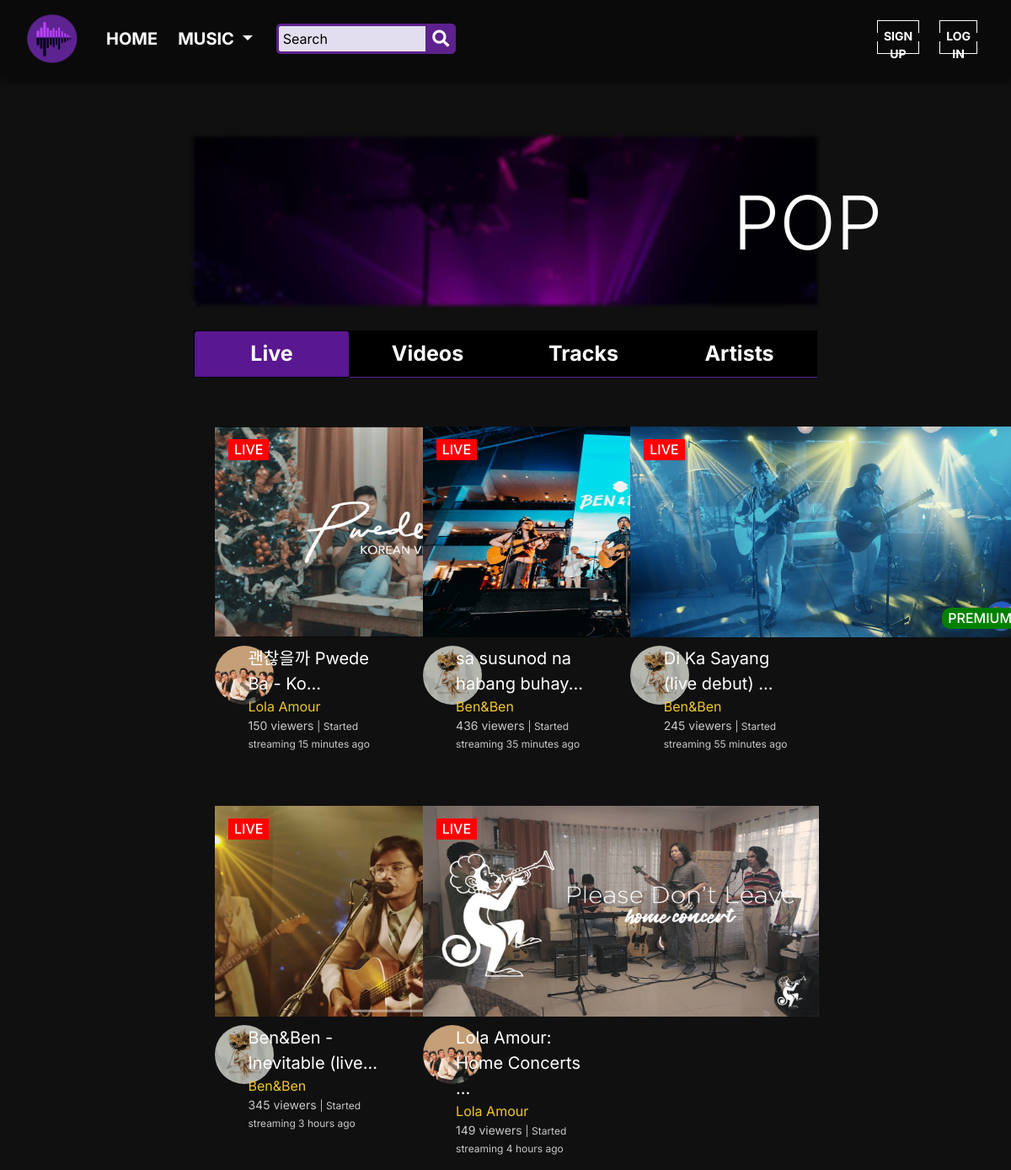
/pop.php, run on the app's committed database.
### tables this page shows
CREATE TABLE `livestreams` (
  `stream_id` int(11) NOT NULL,
  `status` varchar(255) NOT NULL,
  `category` varchar(255) NOT NULL,
  `title` varchar(455) NOT NULL,
  `musician_id` int(11) NOT NULL,
  `viewer_cnt` varchar(255) NOT NULL,
  `stream_time` varchar(455) NOT NULL,
  `stream_src` varchar(355) DEFAULT NULL,
  `thumbnail` varchar(455) DEFAULT NULL,
  `price` varchar(255) NOT NULL
);

CREATE TABLE `musician` (
  `musician_id` int(11) NOT NULL,
  `username` varchar(455) NOT NULL,
  `about` text NOT NULL,
  `profile_pic` varchar(455) NOT NULL,
  `type` varchar(255) DEFAULT NULL,
  `followers` int(11) DEFAULT NULL
);

### pop.php (the view, shortened to what the rows shown need)
<!DOCTYPE html>
<html lang="en">
  <head>
    <link rel="stylesheet" href="https://stackpath.bootstrapcdn.com/bootstrap/4.5.2/css/bootstrap.min.css">
    <link rel="stylesheet" href="https://use.fontawesome.com/releases/v5.13.1/css/all.css">
    <link href="https://cdnjs.cloudflare.com/ajax/libs/slick-carousel/1.8.1/slick.css" rel="stylesheet">
    <link href="https://cdnjs.cloudflare.com/ajax/libs/slick-carousel/1.8.1/slick-theme.css" rel="stylesheet">
    <link rel="stylesheet" type="text/css" href="css/app1.css">
    <link rel="stylesheet" type="text/css" href="css/app2.css">
    <link rel="stylesheet" type="text/css" href="css/app3.css">
    <link rel="stylesheet" type="text/css" href="css/app4.css">
    <link rel="stylesheet" type="text/css" href="css/app5.css">
    <link rel="stylesheet" type="text/css" href="css/style.css">
    <link rel="stylesheet" type="text/css" href="css/style1.css">
     <link rel="stylesheet" type="text/css" href="css/style2.css">
     <link rel="stylesheet" type="text/css" href="css/footer.css">
  </head>
  <body>
 <div>
    <div class="custom-container" style="position: absolute; margin-top: -150px;">
       <h1 class="display-2" style=" margin-left: 640px; ">POP</h1>
    </div>
  </div>
    <div class="tab-content" id="myTabContent">
    <div class="tab-pane fade show active" id="live" role="tabpanel" aria-labelledby="live-tab">
  <div class="row custom-container" style="display: flex;">
   <?php
      $streams = [];
      $servername = "localhost";
      $db_username = "root";
      $db_password = "";
      $database = "mellofi";
      $conn = mysqli_connect($servername, $db_username, $db_password, $database);
      $sql_stream = "
      SELECT
         *
         FROM
          `livestreams`
         INNER JOIN
          `musician`
         ON
          `livestreams`.musician_id = `musician`.musician_id
        INNER JOIN
          `genre`
          ON
          `genre`.stream_id = `livestreams`.stream_id
         WHERE
          `genre`.genre = 'pop'
          ORDER BY
          `livestreams`.stream_id ASC
      ";
      $result_stream = mysqli_query($conn, $sql_stream);
          while ($row = mysqli_fetch_assoc($result_stream)) {
            array_push($streams, $row);
          }
          $count_stream = mysqli_num_rows($result_stream);
          if ($count_stream > 0) {
                for ($index = 0; $index < count($streams); $index++) {
                    if (strlen($streams[$index]["title"]) < 27) {
                        if ($streams[$index]["status"] == "live") {
                          if ($streams[$index]["price"] == "premium") {
             echo '
               <div class="col-4 mt-5">
                 <div style="margin-left: 10px">
                 <a href="livestream.php?stream_id='.$streams[$index]["stream_id"].'">
                  <img src="upload/images/'.$streams[$index]["thumbnail"].'" class="thumbnail">
                   <h6 style="position: absolute; margin-top: -235px; margin-left: 16px; background-color: red; padding-left: 7px; padding-right: 7px; padding-top: 3px; padding-bottom: 3px; color: white">LIVE</h6>
                   <h6 style="position: absolute; margin-top: -35px; margin-left: 370px; background-color: green; padding-left: 7px; padding-right: 7px; padding-top: 3px; padding-bottom: 3px; color: white; border-radius: 10px">PREMIUM</h6>
                  </a>
                          <div class="row" style="margin-top: 10px">
                    <div class="col-2">
                    <a href="profile.php?musician_id='.$streams[$index]["musician_id"].'">
                      <img src="upload/images/'.$streams[$index]["profile_pic"].'" class="profile-pic">
                      </a>
                    </div>
                    <div class="col-10" style="text-align: left !important">
                     <a href="livestream.php?stream_id='.$streams[$index]["stream_id"].'" class="stream-txt" style="color: white">' . $streams[$index]["title"] . '</a>
                     <br>
                   <a href="profile.php?musician_id='.$streams[$index]["musician_id"].'"class="user-live">'.$streams[$index]["username"].'</a>
                   <p class="viewer-cnt">'.$streams[$index]["viewer_cnt"].' viewers <span style="font-size: 12px;">| Started streaming '.$streams[$index]["stream_time"].' ago<span></p>
                    </div>
                  </div>
                </div>
            </div>';
                          } else {
             echo '
               <div class="col-4 mt-5">
                 <div style="margin-left: 10px">
                 <a href="livestream.php?stream_id='.$streams[$index]["stream_id"].'">
                  <img src="upload/images/'.$streams[$index]["thumbnail"].'" class="thumbnail">
                   <h6 style="position: absolute; margin-top: -235px; margin-left: 16px; background-color: red; padding-left: 7px; padding-right: 7px; padding-top: 3px; padding-bottom: 3px; color: white">LIVE</h6>
                  </a>
                          <div class="row" style="margin-top: 10px">
                    <div class="col-2">
                    <a href="profile.php?musician_id='.$streams[$index]["musician_id"].'">
                      <img src="upload/images/'.$streams[$index]["profile_pic"].'" class="profile-pic">
                      </a>
                    </div>
                    <div class="col-10" style="text-align: left !important">
                     <a href="livestream.php?stream_id='.$streams[$index]["stream_id"].'" class="stream-txt" style="color: white">' . $streams[$index]["title"] . '</a>
                     <br>
                   <a href="profile.php?musician_id='.$streams[$index]["musician_id"].'"class="user-live">'.$streams[$index]["username"].'</a>
                   <p class="viewer-cnt">'.$streams[$index]["viewer_cnt"].' viewers <span style="font-size: 12px;">| Started streaming '.$streams[$index]["stream_time"].' ago<span></p>
                    </div>
                  </div>
                </div>
            </div>';
                          }
                        } else {
                             if ($streams[$index]["price"] == "premium") {
                                  echo '
                       <div class="col-4 mt-5">
                         <div style="margin-left: 10px">
                         <a href="livestream.php?stream_id='.$streams[$index]["stream_id"].'">
                          <img src="upload/images/'.$streams[$index]["thumbnail"].'" class="thumbnail">
                            <h6 style="position: absolute; margin-top: -35px; margin-left: 370px; background-color: green; padding-left: 7px; padding-right: 7px; padding-top: 3px; padding-bottom: 3px; color: white; border-radius: 10px">PREMIUM</h6>
                          </a>
                                  <div class="row" style="margin-top: 10px">
                            <div class="col-2">
                            <a href="profile.php?musician_id='.$streams[$index]["musician_id"].'">
                              <img src="upload/images/'.$streams[$index]["profile_pic"].'" class="profile-pic">
                              </a>
                            </div>
                            <div class="col-10" style="text-align: left !important">
                             <a href="livestream.php?stream_id='.$streams[$index]["stream_id"].'" class="stream-txt" style="color: white">' . $streams[$index]["title"] . '</a>
                             <br>
                           <a href="profile.php?musician_id='.$streams[$index]["musician_id"].'"class="user-live">'.$streams[$index]["username"].'</a>
                           <p class="viewer-cnt">'.$streams[$index]["viewer_cnt"].' viewers <span style="font-size: 12px;">| Started streaming '.$streams[$index]["stream_time"].' ago<span></p>
                            </div>
                          </div>
                        </div>
                    </div>';
                             } else {
                                  echo '
                       <div class="col-4 mt-5">
                         <div style="margin-left: 10px">
                         <a href="livestream.php?stream_id='.$streams[$index]["stream_id"].'">
                          <img src="upload/images/'.$streams[$index]["thumbnail"].'" class="thumbnail">
                          </a>
                                  <div class="row" style="margin-top: 10px">
                            <div class="col-2">
                            <a href="profile.php?musician_id='.$streams[$index]["musician_id"].'">
                              <img src="upload/images/'.$streams[$index]["profile_pic"].'" class="profile-pic">
                              </a>
                            </div>
                            <div class="col-10" style="text-align: left !important">
                             <a href="livestream.php?stream_id='.$streams[$index]["stream_id"].'" class="stream-txt" style="color: white">' . $streams[$index]["title"] . '</a>
                             <br>
                           <a href="profile.php?musician_id='.$streams[$index]["musician_id"].'"class="user-live">'.$streams[$index]["username"].'</a>
                           <p class="viewer-cnt">'.$streams[$index]["viewer_cnt"].' viewers <span style="font-size: 12px;">| Started streaming '.$streams[$index]["stream_time"].' ago<span></p>
                            </div>
                          </div>
                        </div>
                    </div>';
                             }
                        }
                    } else {
                        if ($streams[$index]["status"] == "live") {
                           if ($streams[$index]["price"] == "premium") {
              echo '
               <div class="col-4 mt-5">
                 <div style="margin-left: 10px">
                 <a href="livestream.php?stream_id='.$streams[$index]["stream_id"].'">
                  <img src="upload/images/'.$streams[$index]["thumbnail"].'" class="thumbnail">
                 <h6 style="position: absolute; margin-top: -235px; margin-left: 16px; background-color: red; padding-left: 7px; padding-right: 7px; padding-top: 3px; padding-bottom: 3px; color: white">LIVE</h6>
                    <h6 style="position: absolute; margin-top: -35px; margin-left: 370px; background-color: green; padding-left: 7px; padding-right: 7px; padding-top: 3px; padding-bottom: 3px; color: white; border-radius: 10px">PREMIUM</h6>
                  </a>
                          <div class="row" style="margin-top: 10px">
                    <div class="col-2">
                    <a href="profile.php?musician_id='.$streams[$index]["musician_id"].'">
                      <img src="upload/images/'.$streams[$index]["profile_pic"].'" class="profile-pic">
                      </a>
                    </div>
                    <div class="col-10" style="text-align: left !important">
                     <a href="livestream.php?stream_id='.$streams[$index]["stream_id"].'" class="stream-txt" style="color: white" title="'.$streams[$index]["title"].'">' . substr($streams[$index]["title"], 0, 26) . '... </a>
                     <br>
                   <a href="profile.php?musician_id='.$streams[$index]["musician_id"].'"class="user-live">'.$streams[$index]["username"].'</a>
                   <p class="viewer-cnt">'.$streams[$index]["viewer_cnt"].' viewers <span style="font-size: 12px;">| Started streaming '.$streams[$index]["stream_time"].' ago<span></p>
                    </div>
                  </div>
                </div>
            </div>';
                           } else {
                                         echo '
               <div class="col-4 mt-5">
                 <div style="margin-left: 10px">
                 <a href="livestream.php?stream_id='.$streams[$index]["stream_id"].'">
                  <img src="upload/images/'.$streams[$index]["thumbnail"].'" class="thumbnail">
                 <h6 style="position: absolute; margin-top: -235px; margin-left: 16px; background-color: red; padding-left: 7px; padding-right: 7px; padding-top: 3px; padding-bottom: 3px; color: white">LIVE</h6>
                  </a>
                          <div class="row" style="margin-top: 10px">
                    <div class="col-2">
                    <a href="profile.php?musician_id='.$streams[$index]["musician_id"].'">
                      <img src="upload/images/'.$streams[$index]["profile_pic"].'" class="profile-pic">
                      </a>
                    </div>
                    <div class="col-10" style="text-align: left !important">
                     <a href="livestream.php?stream_id='.$streams[$index]["stream_id"].'" class="stream-txt" style="color: white" title="'.$streams[$index]["title"].'">' . substr($streams[$index]["title"], 0, 26) . '... </a>
                     <br>
                   <a href="profile.php?musician_id='.$streams[$index]["musician_id"].'"class="user-live">'.$streams[$index]["username"].'</a>
                   <p class="viewer-cnt">'.$streams[$index]["viewer_cnt"].' viewers <span style="font-size: 12px;">| Started streaming '.$streams[$index]["stream_time"].' ago<span></p>
                    </div>
                  </div>
                </div>
            </div>';
                           }
                        }
                    }
                }
              }
              ?>
      </div>
  </div>
    </div>
    <link rel="stylesheet" href="https://unpkg.com/swiper/swiper-bundle.css">
    <link rel="stylesheet" href="https://unpkg.com/swiper/swiper-bundle.min.css">
  </body>
</html>

### data on the page
livestreams: thumbnail (placeholder picture), musician.profile_pic (picture), title "괜찮을까 Pwede Ba - Ko", musician.username "Lola Amour", viewer_cnt "150", stream_time "15 minutes"
livestreams: thumbnail (picture), musician.profile_pic (picture), title "sa susunod na habang buhay", musician.username "Ben&Ben", viewer_cnt "436", stream_time "35 minutes"
livestreams: thumbnail (placeholder picture), musician.profile_pic (picture), title "Di Ka Sayang (live debut)", musician.username "Ben&Ben", viewer_cnt "245", stream_time "55 minutes"
livestreams: thumbnail (placeholder picture), musician.profile_pic (picture), title "Ben&Ben - Inevitable (live", musician.username "Ben&Ben", viewer_cnt "345", stream_time "3 hours"
livestreams: thumbnail (placeholder picture), musician.profile_pic (picture), title "Lola Amour: Home Concerts", musician.username "Lola Amour", viewer_cnt "149", stream_time "4 hours"
